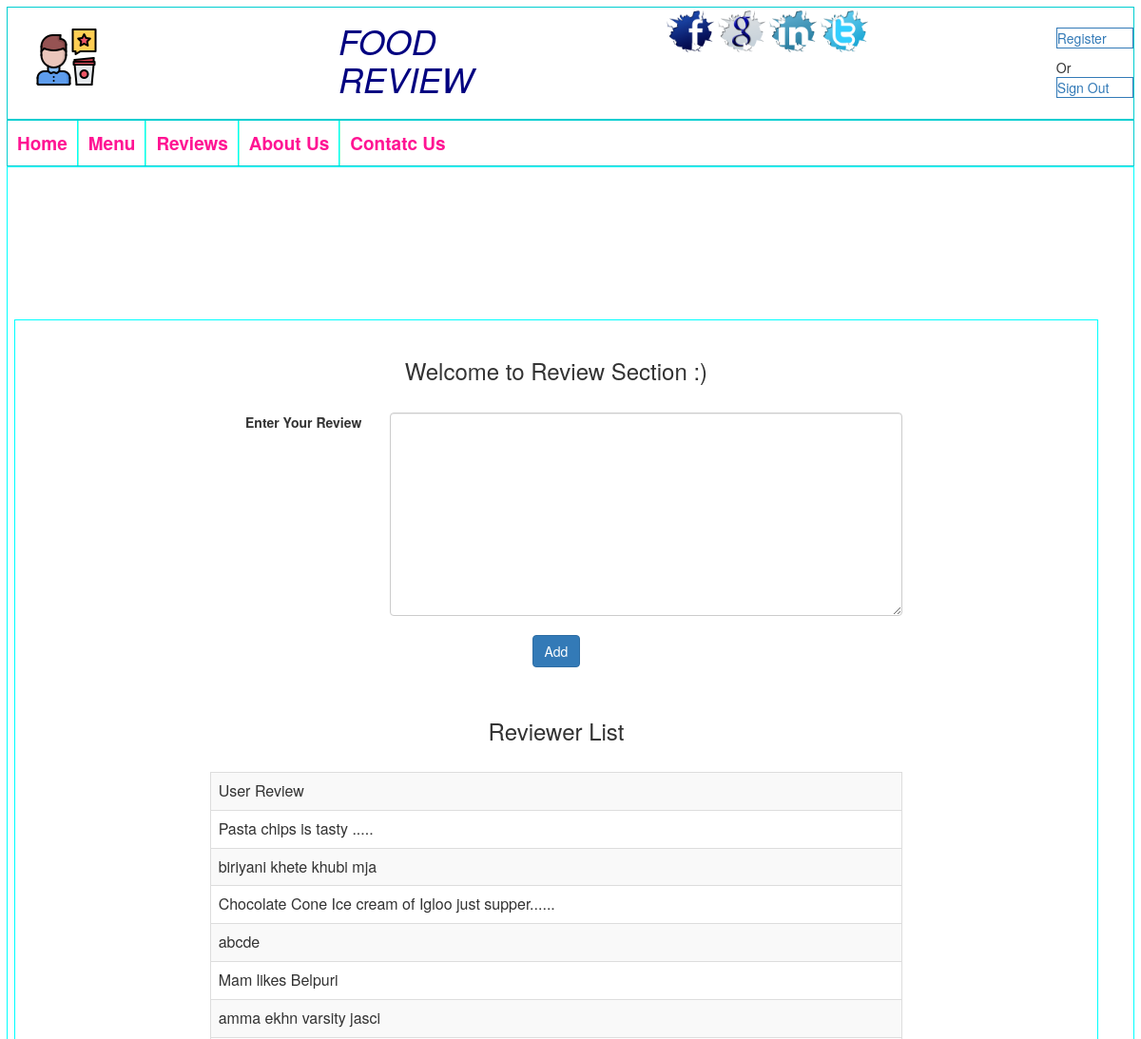
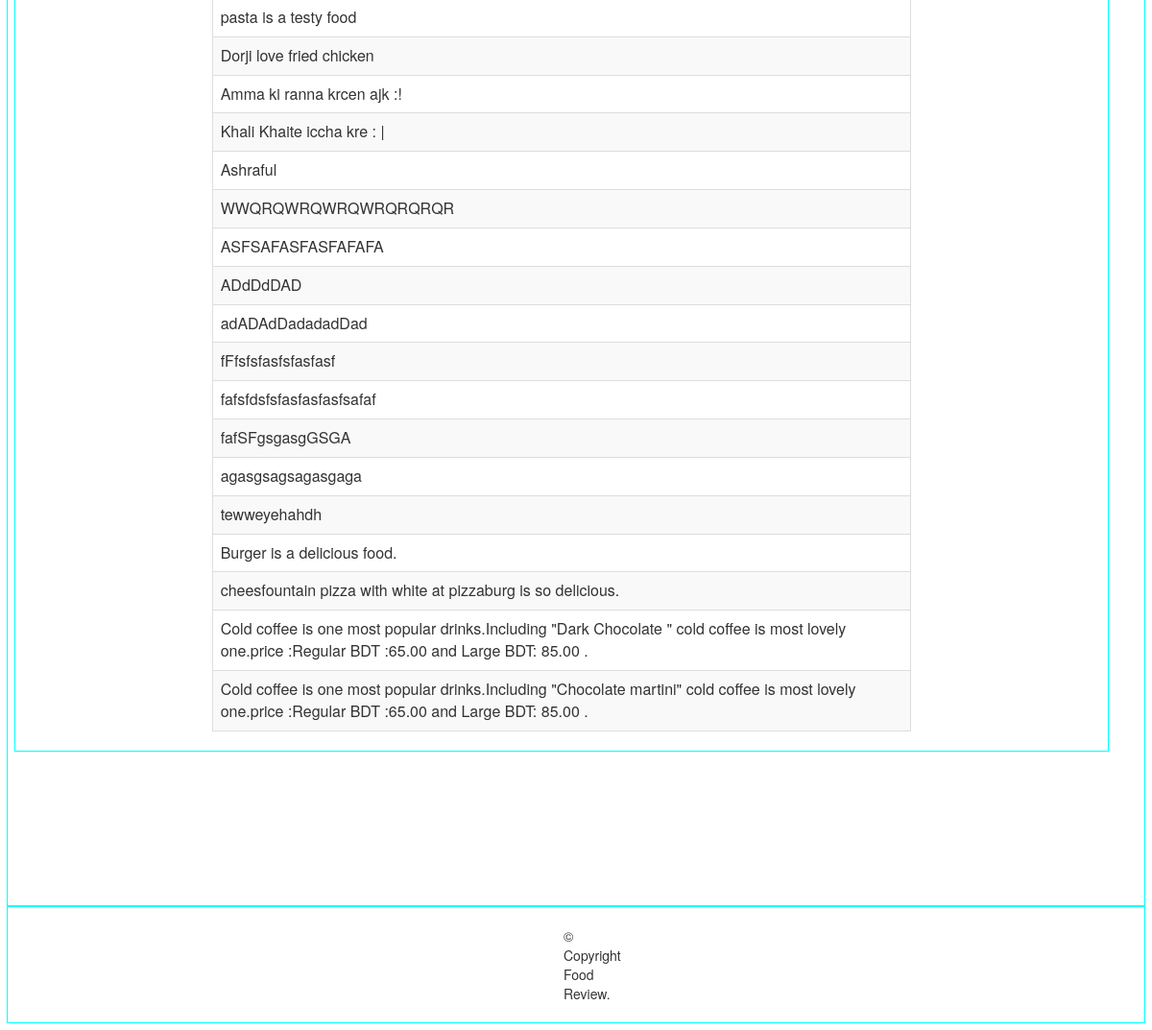
/review.php, run on the app's committed database (2 pictures, top to bottom).
### tables this page shows
CREATE TABLE `review` (
  `user_list_id` int(11) NOT NULL,
  `user_review` varchar(5000) DEFAULT NULL
);

### review.php (the view, shortened to what this page needs)
<?php
$output = '';
$connect = new PDO("mysql:host=localhost;dbname=wdr", "root", "");
$query = "
SELECT * FROM review
ORDER BY user_list_id DESC
";
$statement = $connect->prepare($query);
$statement->execute();
if($statement->rowCount() > 0)
{
    $result = $statement->fetchAll();
    foreach($result as $row)
    {
        $output .= '
        <tr>
            <td>'.$row["user_review"].'</td>
        </tr>
        ';
    }
}
else
{
    $output .= '
        <tr>
            <td>No Data Found</td>
        </tr>
    ';
}
?>
<html>
    <head>
        <link rel="stylesheet" href="https://maxcdn.bootstrapcdn.com/bootstrap/3.3.6/css/bootstrap.min.css" />
    </head>
    <body>
        <div class="header">
<div class="logo"><img src="review.png"></div>
<div class="title"><h1>FOOD REVIEW</h1></div>
<div class="social">
            <a href="http://www.facebook.com"><img src="training_live_facebook.png" alt="post image" /></a>
        <a href="http://www.google.com"><img src="training_live_gplus.png" alt="post image" /></a>
        <a href="http://www.linkedin.com"><img src="training_live_linkedin-profile.png" alt="post image" /></a>
        <a href="http://www.twitter.com"><img src="training_live_twitt_profile.png" alt="post image" /></a>
        </div>
<div class="register"><a href="reg.php"><p>Register</p></a>Or<a href="home.php"><p>Sign Out</p></a></div>
</div>
<div class="nav">
    <ul>
        <li><a href="f2.php">Home</a></li>
        <li><a href="#">Menu</a>
        </li>
        <li><a href="review.php">Reviews</a></li>
        <li><a href="about.php">About Us</a></li>
        <li><a href="contact.php">Contatc Us</a></li>
    </ul>
</div>
<div class="content">
<div class="rev">
        <div class="container">
            <div class="row content">
                <div class="col-sm-2">
                </div>
                <div class="col-sm-8 text-left">
                    <br />
                    <h3 align="center">Welcome to Review Section :)</h3>
                    <br />
                    <form method="post">
                        <div class="row">
                            <label class="col-md-3 text-right">Enter Your Review</label>
                            <div class="col-md-9">
                                 <textarea name="user_review" class="form-control" rows="10"></textarea>
                            </div>
                        </div>
                        <br />
                        <div align="center">
                            <input type="submit" name="add" class="btn btn-primary" value="Add" />
                        </div>
                    </form>
                    <br />
                    <h3 align="center">Reviewer List</h3>
                    <br />
                    <table class="table table-striped table-bordered">
                        <tr>
                            <td>User Review</td>
                        </tr>
                        <?php
                        echo $output;
                        ?>
                    </table>
                </div>
                <div class="col-sm-2">
                </div>
            </div>
        </div>
    </div>
</div>
<div class="footer"><p>&copy; Copyright Food Review.</p></div>
    </body>
</html>

### review.php (style rules this page uses)
body { margin: 7px; }
.header { display: inline-flex; width: 100%; border: 1px solid darkturquoise; }
.logo { float: left; width: 10%; margin: 20px 30px; }
.title { width: 30%; margin: -5px 50px; }
.title h1 { padding: 0 122px; color: navy; font-style: italic; }
.social { width: 30%; margin: 0 62px; }
.social img { height: 50px; float: none; padding: 0 10px; margin: 0 -10px; }
.register { width: 7%; margin-bottom: 12px; margin-top: 21px; }
.register p { border: 1px solid; text-decoration: none; }
.register a { text-decoration: none; }
.nav { width: 100%; border: 1px solid darkturquoise; min-height: 42px; }
.nav ul { margin:0;padding:0;list-style:none; }
.nav ul li { display: block; float: left; border-left: 1px solid aquamarine; border-right: 1px solid cyan; position: relative; }
.nav ul li:first-child { border-left: 0px solid #E4AD66; }
.nav ul li:last-child { border-right: 0px solid #E4AD66; }
.nav ul li a { display: block; padding: 10px; text-decoration: none; font-size: 19px; font-weight: bold; color: #fff; -webkit-transition:.5s; -moz-transition:.5s; -o-transition:.5s; transition:.5s; }
.nav ul li a { text-decoration: none; color: deeppink; }
.content { width: 100%; border: 1px solid aqua; }
.rev { width: 100%; margin-top: 160px; margin-bottom: 160px; }
.footer { width: 100%; border: 1px solid aqua; }
.footer p { margin: 20px 579px; }

### data on the page
review: user_review "Pasta chips is tasty ....."
review: user_review "biriyani khete khubi mja"
review: user_review "Chocolate Cone Ice cream of Igloo just supper......"
review: user_review "abcde"
review: user_review "Mam likes Belpuri"
review: user_review "amma ekhn varsity jasci"
review: user_review "pasta is a testy food"
review: user_review "Dorji love fried chicken"
review: user_review "Amma ki ranna krcen ajk :!"
review: user_review "Khali Khaite iccha kre : |"
review: user_review "Ashraful"
review: user_review "WWQRQWRQWRQWRQRQRQR"
review: user_review "ASFSAFASFASFAFAFA"
review: user_review "ADdDdDAD"
review: user_review "adADAdDadadadDad"
review: user_review "fFfsfsfasfsfasfasf"
review: user_review "fafsfdsfsfasfasfasfsafaf"
review: user_review "fafSFgsgasgGSGA"
review: user_review "agasgsagsagasgaga"
review: user_review "tewweyehahdh"
review: user_review "Burger is a delicious food."
review: user_review "cheesfountain pizza with white at pizzaburg is so delicious."
review: user_review "Cold coffee is one most popular drinks.Including \"Dark Chocolate \" cold coffee is most lovely one.price :Regular BDT :65.00 and Large BDT: 85.00 ."
review: user_review "Cold coffee is one most popular drinks.Including \"Chocolate martini\" cold coffee is most lovely one.price :Regular BDT :65.00 and Large BDT: 85.00 ."
